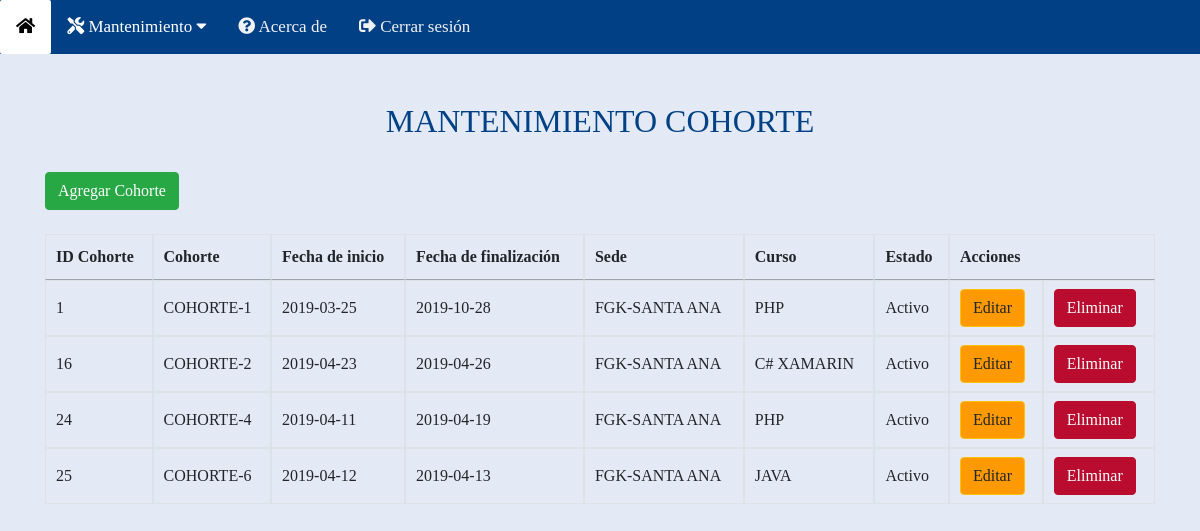
/views/index_cohorte.php, run on the app's committed database.
### tables this page shows
CREATE TABLE `cohorte` (
  `id_cohorte` int(11) NOT NULL,
  `nombre` varchar(64) NOT NULL,
  `fecha_inicio` date NOT NULL,
  `fecha_fin` date NOT NULL,
  `id_sede` int(11) NOT NULL,
  `id_curso` int(11) NOT NULL,
  `estado` tinyint(1) NOT NULL
);

CREATE TABLE `sede` (
  `id_sede` int(11) NOT NULL,
  `nombre` varchar(120) NOT NULL,
  `telefono` varchar(32) NOT NULL,
  `correo` varchar(120) DEFAULT NULL,
  `direccion` varchar(120) NOT NULL,
  `departamento` varchar(64) NOT NULL,
  `municipio` varchar(64) NOT NULL
);

CREATE TABLE `curso` (
  `id_curso` int(11) NOT NULL,
  `nombre` varchar(128) NOT NULL
);

### controllers/cohorte_controller.php (called while the page is built, shortened)
<?php
require_once("../models/cohorte.php");
class cohorte_controller{
public static function findAll(){
    $coleccion = array();
    $db=Conexion::getConnect();
    $sql=$db->query('SELECT c.id_cohorte, c.nombre, c.fecha_inicio, c.fecha_fin, s.nombre, cu.nombre, c.estado FROM Cohorte c INNER JOIN Sede s ON c.id_sede = s.id_sede INNER JOIN Curso cu ON c.id_curso = cu.id_curso');
    foreach ($sql->fetchAll() as $cohorte) {
        $ch= new Cohorte();
        $ch->setId_cohorte($cohorte['0']);
        $ch->setNombre($cohorte['1']);
        $ch->setFecha_inicio($cohorte['2']);
        $ch->setFecha_fin($cohorte['3']);
        $ch->setId_sede($cohorte['4']);
        $ch->setId_curso($cohorte['5']);
        if($cohorte['6']==1){
            $ch->setEstado("Activo");
        }else{
            $ch->setEstado("Inactivo");
        }
        array_push($coleccion, $ch);
    }
    return $coleccion;
}
}
?>

### models/cohorte.php (called while the page is built)
<?php
class Cohorte
{
    private $id_cohorte;
    private $nombre;
    private $fecha_inicio;
    private $fecha_fin;
    private $id_sede;
    private $estado;
    private $id_curso;
    public function setId_cohorte($id_cohorte)
    {
        $this->id_cohorte = $id_cohorte;
    }
    public function getId_cohorte()
    {
        return $this->id_cohorte;
    }
    public function setNombre($nombre)
    {
        $this->nombre = $nombre;
    }
    public function getNombre()
    {
        return $this->nombre;
    }
    public function setFecha_inicio($fecha_inicio)
    {
        $this->fecha_inicio = $fecha_inicio;
    }
    public function getFecha_inicio()
    {
        return $this->fecha_inicio;
    }
    public function setFecha_fin($fecha_fin)
    {
        $this->fecha_fin = $fecha_fin;
    }
    public function getFecha_fin()
    {
        return $this->fecha_fin;
    }
    public function setId_sede($id_sede)
    {
        $this->id_sede = $id_sede;
    }
    public function getId_sede()
    {
        return $this->id_sede;
    }
    public function setEstado($estado)
    {
        $this->estado = $estado;
    }
    public function getEstado()
    {
        return $this->estado;
    }
    public function setId_curso($id_curso)
    {
        $this->id_curso = $id_curso;
    }
    public function getId_curso()
    {
        return $this->id_curso;
    }
}
?>

### views/index_cohorte.php (the view, shortened to what this page needs)
<?php require_once("../header.php"); ?>
<link rel="stylesheet" href="./css/style.css">
<link rel="stylesheet" type="text/css" href="https://cdn.datatables.net/1.10.19/css/jquery.dataTables.css">
<body>
  <?php require_once("../navbar.php"); ?>
  <div class="container" style="margin-top:2%;">
    <div class="row justify-content-xl-center">
      <div class="col-xl-12">
        <br>
        <h2>MANTENIMIENTO COHORTE</h2>
        <br>
        <a class="btn btn-success" href="crear_cohorte.php">Agregar Cohorte</a>
        <br><br>
        <div class="table-responsive">
          <table id="mantenimiento" class="table-bordered table-hover">
            <thead>
              <tr>
                <th>
                  ID Cohorte
                </th>
                <th>
                  Cohorte
                </th>
                <th>
                  Fecha de inicio
                </th>
                <th>
                  Fecha de finalización
                </th>
                <th>
                  Sede
                </th>
                <th>
                  Curso
                </th>
                <th>
                  Estado
                </th>
                <th colspan="2">
                  Acciones
                </th>
              </tr>
            </thead>
            <tbody>
              <?php
              $cohortes = cohorte_controller::findAll();
              foreach ($cohortes as $cohorte) { ?>
                <tr>
                  <td><?php echo $cohorte->getId_cohorte(); ?></td>
                  <td><?php echo $cohorte->getNombre(); ?></td>
                  <td><?php echo $cohorte->getFecha_inicio(); ?></td>
                  <td><?php echo $cohorte->getFecha_fin(); ?></td>
                  <td><?php echo $cohorte->getId_sede(); ?></td>
                  <td><?php echo $cohorte->getId_curso(); ?></td>
                  <td><?php echo $cohorte->getEstado(); ?></td>
                  <td><a class="btn btn-warning " href="editar_cohorte.php?id_cohorte=<?php echo $cohorte->getId_cohorte(); ?>">Editar</a></td>
                  <td><a class="btn btn-danger " href="eliminar_cohorte.php?id_cohorte=<?php echo $cohorte->getId_cohorte(); ?>">Eliminar</a></td>
                <?php } ?>
            </tbody>
          </table>
        </div>
      </div>
    </div>
  </div>
</body>

### views/css/style.css (style rules this page uses)
body { margin:0; font-family:candara ; background-color: #e3eaf5; }
h2 { text-align: center; color: #014185; }

### data on the page
cohorte: id_cohorte "1", nombre "COHORTE-1", fecha_inicio "2019-03-25", fecha_fin "2019-10-28", id_sede.nombre "FGK-SANTA ANA", id_curso.nombre "PHP", Estado "Activo"
cohorte: id_cohorte "16", nombre "COHORTE-2", fecha_inicio "2019-04-23", fecha_fin "2019-04-26", id_sede.nombre "FGK-SANTA ANA", id_curso.nombre "C# XAMARIN", Estado "Activo"
cohorte: id_cohorte "24", nombre "COHORTE-4", fecha_inicio "2019-04-11", fecha_fin "2019-04-19", id_sede.nombre "FGK-SANTA ANA", id_curso.nombre "PHP", Estado "Activo"
cohorte: id_cohorte "25", nombre "COHORTE-6", fecha_inicio "2019-04-12", fecha_fin "2019-04-13", id_sede.nombre "FGK-SANTA ANA", id_curso.nombre "JAVA", Estado "Activo"
